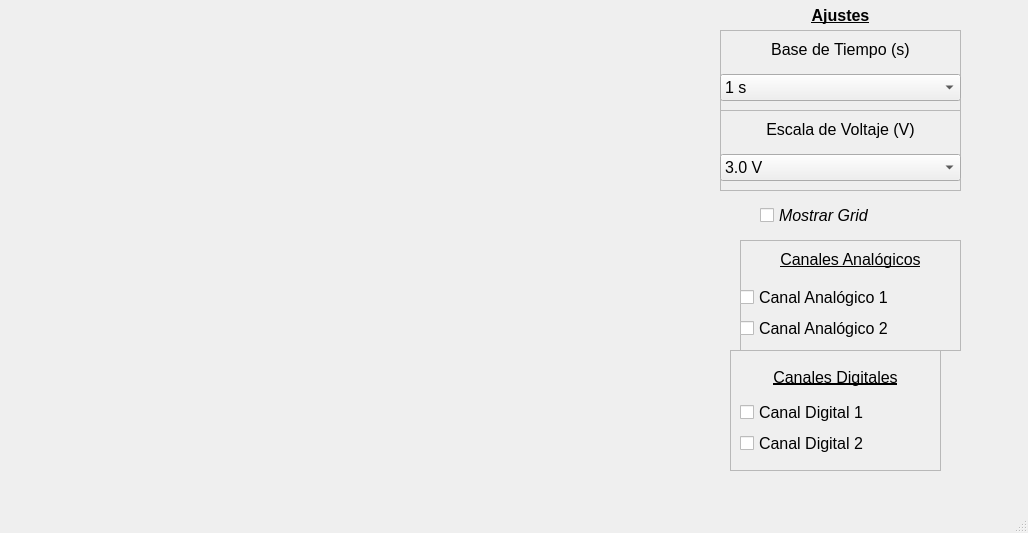
<?xml version="1.0" encoding="UTF-8"?>
<ui version="4.0">
 <class>MainWindow</class>
 <widget class="QMainWindow" name="MainWindow">
  <property name="geometry">
   <rect>
    <x>0</x>
    <y>0</y>
    <width>1028</width>
    <height>533</height>
   </rect>
  </property>
  <property name="windowTitle">
   <string>Osciloscopio Digital USB</string>
  </property>
  <property name="windowIcon">
   <iconset>
    <normaloff>logo.png</normaloff>logo.png</iconset>
  </property>
  <widget class="QWidget" name="centralwidget">
   <widget class="QCheckBox" name="gridstate">
    <property name="geometry">
     <rect>
      <x>760</x>
      <y>200</y>
      <width>171</width>
      <height>31</height>
     </rect>
    </property>
    <property name="font">
     <font>
      <pointsize>12</pointsize>
      <italic>true</italic>
     </font>
    </property>
    <property name="text">
     <string>Mostrar Grid</string>
    </property>
   </widget>
   <widget class="Canvas" name="canvas" native="true">
    <property name="geometry">
     <rect>
      <x>19</x>
      <y>79</y>
      <width>671</width>
      <height>361</height>
     </rect>
    </property>
   </widget>
   <widget class="QWidget" name="horizontalLayoutWidget">
    <property name="geometry">
     <rect>
      <x>19</x>
      <y>0</y>
      <width>671</width>
      <height>80</height>
     </rect>
    </property>
    <layout class="QHBoxLayout" name="hlayout">
     <item>
      <widget class="QWidget" name="navigation" native="true"/>
     </item>
    </layout>
   </widget>
   <widget class="QFrame" name="frame_2">
    <property name="geometry">
     <rect>
      <x>720</x>
      <y>30</y>
      <width>241</width>
      <height>81</height>
     </rect>
    </property>
    <property name="frameShape">
     <enum>QFrame::StyledPanel</enum>
    </property>
    <property name="frameShadow">
     <enum>QFrame::Raised</enum>
    </property>
    <widget class="QWidget" name="verticalLayoutWidget">
     <property name="geometry">
      <rect>
       <x>0</x>
       <y>0</y>
       <width>241</width>
       <height>71</height>
      </rect>
     </property>
     <layout class="QVBoxLayout" name="verticalLayout">
      <item>
       <widget class="QLabel" name="label_2">
        <property name="font">
         <font>
          <pointsize>12</pointsize>
         </font>
        </property>
        <property name="text">
         <string>Base de Tiempo (s)</string>
        </property>
        <property name="alignment">
         <set>Qt::AlignCenter</set>
        </property>
       </widget>
      </item>
      <item>
       <widget class="QComboBox" name="timebase">
        <property name="font">
         <font>
          <pointsize>12</pointsize>
         </font>
        </property>
        <property name="currentIndex">
         <number>0</number>
        </property>
        <item>
         <property name="text">
          <string>1 s</string>
         </property>
        </item>
        <item>
         <property name="text">
          <string>100 ms</string>
         </property>
        </item>
        <item>
         <property name="text">
          <string>10 ms</string>
         </property>
        </item>
       </widget>
      </item>
     </layout>
    </widget>
   </widget>
   <widget class="QFrame" name="frame_3">
    <property name="geometry">
     <rect>
      <x>720</x>
      <y>110</y>
      <width>241</width>
      <height>81</height>
     </rect>
    </property>
    <property name="frameShape">
     <enum>QFrame::StyledPanel</enum>
    </property>
    <property name="frameShadow">
     <enum>QFrame::Raised</enum>
    </property>
    <widget class="QWidget" name="verticalLayoutWidget_3">
     <property name="geometry">
      <rect>
       <x>0</x>
       <y>0</y>
       <width>241</width>
       <height>71</height>
      </rect>
     </property>
     <layout class="QVBoxLayout" name="verticalLayout_3">
      <item>
       <widget class="QLabel" name="label_4">
        <property name="font">
         <font>
          <pointsize>12</pointsize>
         </font>
        </property>
        <property name="text">
         <string>Escala de Voltaje (V)</string>
        </property>
        <property name="alignment">
         <set>Qt::AlignCenter</set>
        </property>
       </widget>
      </item>
      <item>
       <widget class="QComboBox" name="voltbase">
        <property name="font">
         <font>
          <pointsize>12</pointsize>
         </font>
        </property>
        <property name="currentIndex">
         <number>0</number>
        </property>
        <item>
         <property name="text">
          <string>3.0 V</string>
         </property>
        </item>
        <item>
         <property name="text">
          <string>1.0 V</string>
         </property>
        </item>
        <item>
         <property name="text">
          <string>0.3 V</string>
         </property>
        </item>
       </widget>
      </item>
     </layout>
    </widget>
   </widget>
   <widget class="QLabel" name="label">
    <property name="geometry">
     <rect>
      <x>780</x>
      <y>0</y>
      <width>121</width>
      <height>31</height>
     </rect>
    </property>
    <property name="font">
     <font>
      <pointsize>12</pointsize>
      <weight>75</weight>
      <bold>true</bold>
      <underline>true</underline>
     </font>
    </property>
    <property name="text">
     <string>Ajustes</string>
    </property>
    <property name="alignment">
     <set>Qt::AlignCenter</set>
    </property>
   </widget>
   <widget class="QFrame" name="frame">
    <property name="geometry">
     <rect>
      <x>740</x>
      <y>240</y>
      <width>221</width>
      <height>111</height>
     </rect>
    </property>
    <property name="frameShape">
     <enum>QFrame::StyledPanel</enum>
    </property>
    <property name="frameShadow">
     <enum>QFrame::Raised</enum>
    </property>
    <widget class="QWidget" name="verticalLayoutWidget_2">
     <property name="geometry">
      <rect>
       <x>0</x>
       <y>0</y>
       <width>221</width>
       <height>101</height>
      </rect>
     </property>
     <layout class="QVBoxLayout" name="verticalLayout_2">
      <item>
       <widget class="QLabel" name="label_3">
        <property name="font">
         <font>
          <pointsize>12</pointsize>
          <underline>true</underline>
         </font>
        </property>
        <property name="text">
         <string>Canales Analógicos</string>
        </property>
        <property name="alignment">
         <set>Qt::AlignCenter</set>
        </property>
       </widget>
      </item>
      <item>
       <widget class="QCheckBox" name="analog1">
        <property name="font">
         <font>
          <pointsize>12</pointsize>
         </font>
        </property>
        <property name="text">
         <string>Canal Analógico 1</string>
        </property>
       </widget>
      </item>
      <item>
       <widget class="QCheckBox" name="analog2">
        <property name="font">
         <font>
          <pointsize>12</pointsize>
         </font>
        </property>
        <property name="text">
         <string>Canal Analógico 2</string>
        </property>
       </widget>
      </item>
     </layout>
    </widget>
   </widget>
   <widget class="QFrame" name="frame_4">
    <property name="geometry">
     <rect>
      <x>730</x>
      <y>350</y>
      <width>211</width>
      <height>121</height>
     </rect>
    </property>
    <property name="frameShape">
     <enum>QFrame::StyledPanel</enum>
    </property>
    <property name="frameShadow">
     <enum>QFrame::Raised</enum>
    </property>
   </widget>
   <widget class="QWidget" name="verticalLayoutWidget_4">
    <property name="geometry">
     <rect>
      <x>740</x>
      <y>360</y>
      <width>191</width>
      <height>96</height>
     </rect>
    </property>
    <layout class="QVBoxLayout" name="verticalLayout_4">
     <item>
      <widget class="QLabel" name="label_5">
       <property name="font">
        <font>
         <pointsize>12</pointsize>
         <underline>true</underline>
        </font>
       </property>
       <property name="text">
        <string>Canales Digitales</string>
       </property>
       <property name="alignment">
        <set>Qt::AlignCenter</set>
       </property>
      </widget>
     </item>
     <item>
      <widget class="QCheckBox" name="digital1">
       <property name="font">
        <font>
         <pointsize>12</pointsize>
        </font>
       </property>
       <property name="text">
        <string>Canal Digital 1</string>
       </property>
      </widget>
     </item>
     <item>
      <widget class="QCheckBox" name="digital2">
       <property name="font">
        <font>
         <pointsize>12</pointsize>
        </font>
       </property>
       <property name="text">
        <string>Canal Digital 2</string>
       </property>
      </widget>
     </item>
    </layout>
   </widget>
  </widget>
  <widget class="QMenuBar" name="menubar">
   <property name="enabled">
    <bool>false</bool>
   </property>
   <property name="geometry">
    <rect>
     <x>0</x>
     <y>0</y>
     <width>1028</width>
     <height>26</height>
    </rect>
   </property>
  </widget>
  <widget class="QStatusBar" name="statusbar"/>
 </widget>
 <customwidgets>
  <customwidget>
   <class>Canvas</class>
   <extends>QWidget</extends>
   <header>canvas.h</header>
   <container>1</container>
  </customwidget>
 </customwidgets>
 <resources/>
 <connections/>
</ui>
